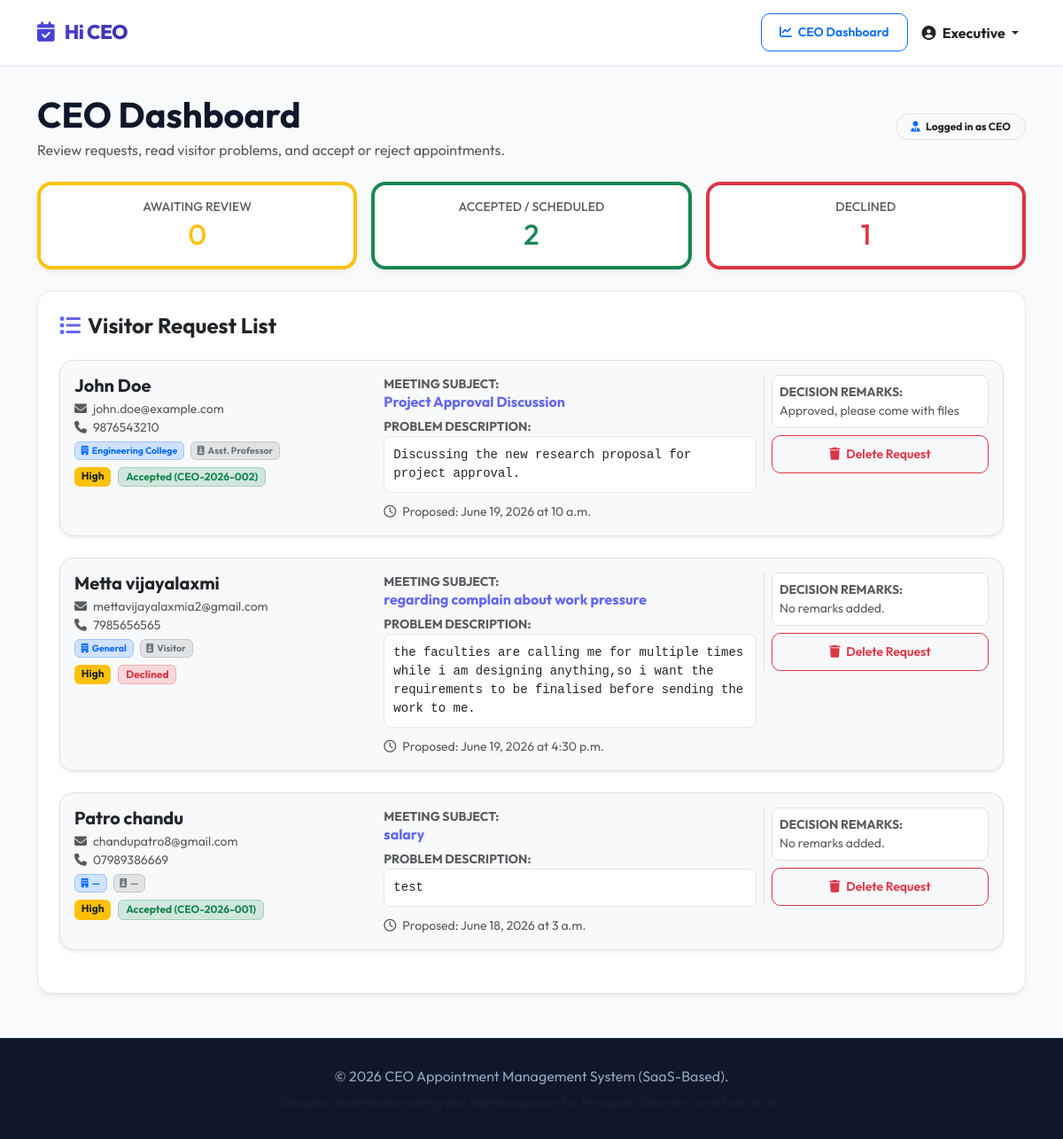
The app's page /dashboard/ (signed in), older data.
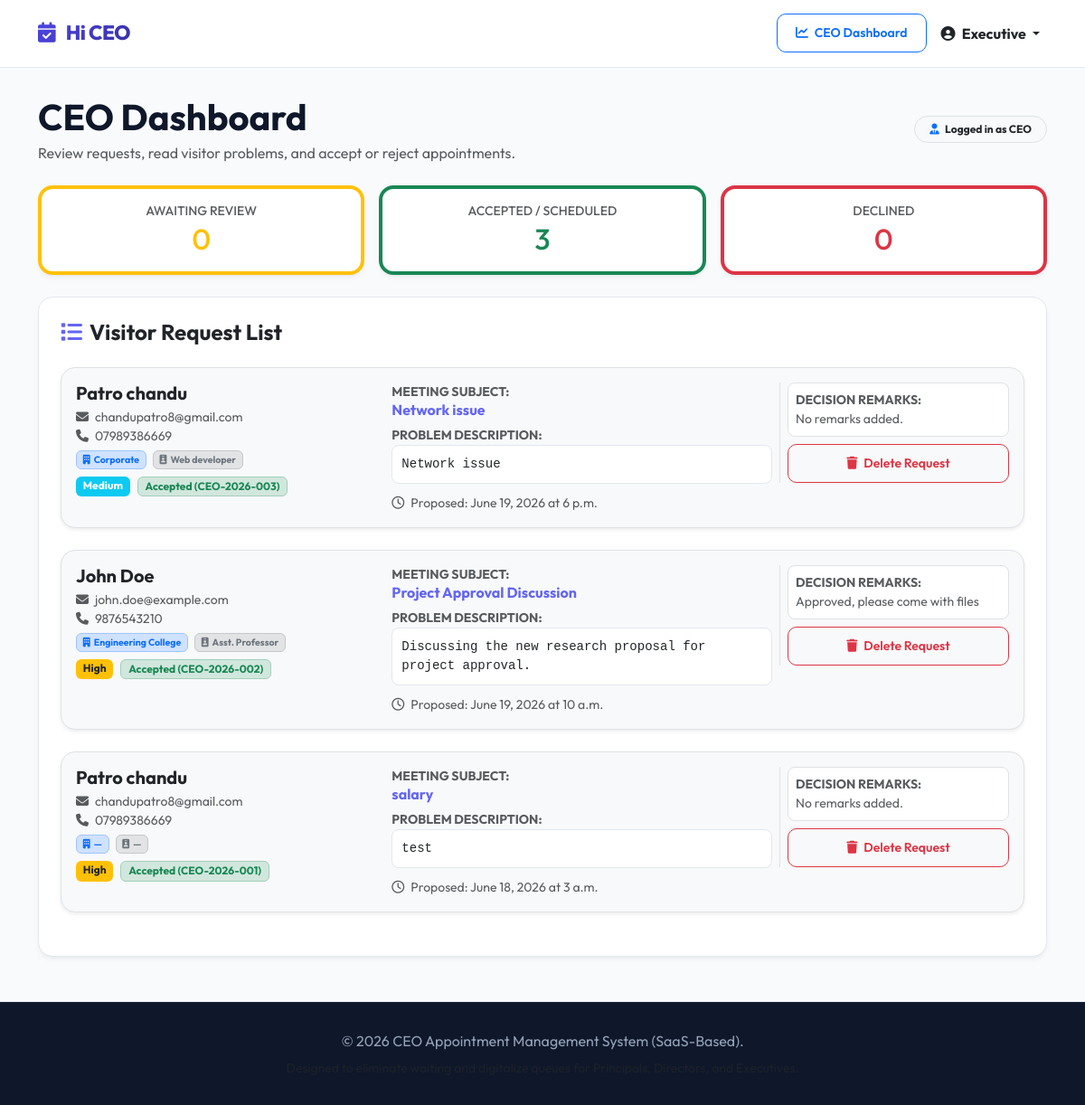
The same page, newer data.
### accounts/models.py (models this page shows, shortened)
class User(AbstractUser):
    ROLE_CHOICES = [
        ('super_admin', 'Super Admin'),
        ('ceo', 'CEO / Executive'),
        ('staff', 'Staff / Faculty / Employee'),
    ]
    role = models.CharField(max_length=20, choices=ROLE_CHOICES, default='staff')
    tenant = models.ForeignKey(Tenant, on_delete=models.CASCADE, related_name='users', blank=True, null=True, help_text="The tenant organization this user belongs to.")
    employee_id = models.CharField(max_length=50, blank=True, null=True, help_text="Employee or Faculty ID")
    designation = models.CharField(max_length=100, blank=True, null=True)
    department = models.CharField(max_length=100, blank=True, null=True)
    mobile_number = models.CharField(max_length=20, blank=True, null=True)

### appointments/models.py (models this page shows, shortened)
class AppointmentRequest(models.Model):
    PRIORITY_CHOICES = [
        ('low', 'Low'),
        ('medium', 'Medium'),
        ('high', 'High'),
        ('urgent', 'Urgent'),
    ]
    STATUS_CHOICES = [
        ('pending', 'Pending'),
        ('approved', 'Approved'),
        ('rejected', 'Rejected'),
        ('cancelled', 'Cancelled'),
    ]
    tracking_uuid = models.UUIDField(default=uuid.uuid4, unique=True, editable=False)
    tenant = models.ForeignKey(Tenant, on_delete=models.CASCADE, related_name='appointments')
    ceo = models.ForeignKey(CEOProfile, on_delete=models.CASCADE, related_name='appointments')
    full_name = models.CharField(max_length=150)
    employee_id = models.CharField(max_length=50, blank=True, null=True, help_text="Employee or Faculty ID (optional)")
    designation = models.CharField(max_length=100)
    department = models.CharField(max_length=100)
    email = models.EmailField()
    mobile_number = models.CharField(max_length=20)
    preferred_date = models.DateField()
    preferred_time = models.TimeField()
    purpose = models.CharField(max_length=200)
    description = models.TextField(help_text="Provide details of the meeting topic.")
    priority = models.CharField(max_length=20, choices=PRIORITY_CHOICES, default='medium')
    attachment = models.FileField(upload_to='appointment_attachments/', blank=True, null=True, help_text="Upload PDF, DOC, DOCX or Images")
    status = models.CharField(max_length=20, choices=STATUS_CHOICES, default='pending')
    remarks = models.TextField(blank=True, null=True, help_text="Remarks/notes added by the CEO.")
    token_number = models.CharField(max_length=50, blank=True, null=True, help_text="e.g. CEO-2026-001")
    appointment_number = models.CharField(max_length=50, blank=True, null=True, unique=True)
    scheduled_date = models.DateField(blank=True, null=True)
    scheduled_time = models.TimeField(blank=True, null=True)
    created_at = models.DateTimeField(auto_now_add=True)
    updated_at = models.DateTimeField(auto_now=True)

### appointments/views.py (the view)
# urls.py: path('dashboard/', app_views.simple_ceo_dashboard, name='ceo_dashboard'),
@login_required
@ensure_csrf_cookie
def simple_ceo_dashboard(request):
    if request.user.role != 'ceo' and not request.user.is_superuser:
        raise PermissionDenied("Access Denied: CEO only dashboard.")
    ceo = get_default_ceo()
    appointments = AppointmentRequest.objects.filter(ceo=ceo).order_by('-created_at')
    pending_count = appointments.filter(status='pending').count()
    approved_count = appointments.filter(status='approved').count()
    rejected_count = appointments.filter(status='rejected').count()
    return render(request, 'appointments/simple_dashboard.html', {
        'appointments': appointments,
        'pending_count': pending_count,
        'approved_count': approved_count,
        'rejected_count': rejected_count,
        'ceo': ceo
    })

### appointments/context_processors.py (called while the page is built)
def tenant_context(request):
    tenant = None
    if hasattr(request, 'resolver_match') and request.resolver_match:
        kwargs = request.resolver_match.kwargs
        if 'tenant_slug' in kwargs:
            slug = kwargs['tenant_slug']
            try:
                tenant = Tenant.objects.get(slug=slug, is_active=True)
            except Tenant.DoesNotExist:
                pass
    if not tenant:
        path_parts = request.path.strip('/').split('/')
        if len(path_parts) >= 2 and path_parts[0] == 't':
            slug = path_parts[1]
            try:
                tenant = Tenant.objects.get(slug=slug, is_active=True)
            except Tenant.DoesNotExist:
                pass
    return {
        'active_tenant': tenant
    }

### templates/appointments/simple_dashboard.html (shortened to what this page needs)
{% extends 'base.html' %}
{% block content %}
<div class="row align-items-center justify-content-between mb-4 animate-fade-in">
    <div class="col-md-8">
        <h1 class="fw-bold mb-1">CEO Dashboard</h1>
        <p class="text-muted mb-0">Review requests, read visitor problems, and accept or reject appointments.</p>
    </div>
    <div class="col-md-4 text-md-end mt-3 mt-md-0">
        <span class="badge bg-light text-dark border p-2 px-3 rounded-pill">
            <i class="fa-solid fa-user-tie text-primary me-1"></i> Logged in as CEO
        </span>
    </div>
</div>
<div class="row g-3 mb-4 animate-fade-in" style="animation-delay: 0.1s;">
    <div class="col-md-4">
        <div class="card p-3 text-center border-start border-warning border-4">
            <h6 class="text-muted text-uppercase small font-weight-bold mb-1">Awaiting Review</h6>
            <h2 class="fw-extrabold mb-0 text-warning">{{ pending_count }}</h2>
        </div>
    </div>
    <div class="col-md-4">
        <div class="card p-3 text-center border-start border-success border-4">
            <h6 class="text-muted text-uppercase small font-weight-bold mb-1">Accepted / Scheduled</h6>
            <h2 class="fw-extrabold mb-0 text-success">{{ approved_count }}</h2>
        </div>
    </div>
    <div class="col-md-4">
        <div class="card p-3 text-center border-start border-danger border-4">
            <h6 class="text-muted text-uppercase small font-weight-bold mb-1">Declined</h6>
            <h2 class="fw-extrabold mb-0 text-danger">{{ rejected_count }}</h2>
        </div>
    </div>
</div>
<div class="card p-4 animate-fade-in" style="animation-delay: 0.2s;">
    <h4 class="fw-bold mb-4"><i class="fa-solid fa-list me-2 text-indigo-accent" style="color: var(--indigo-accent);"></i>Visitor Request List</h4>
    {% for appt in appointments %}
        <div class="p-3 mb-4 border rounded-4 bg-light shadow-sm">
            <div class="row g-3 align-items-start">
                <div class="col-md-4">
                    <h5 class="fw-bold text-dark mb-1">{{ appt.full_name }}</h5>
                    <p class="small text-muted mb-1">
                        <i class="fa-solid fa-envelope me-1"></i> {{ appt.email }} <br>
                        <i class="fa-solid fa-phone me-1"></i> {{ appt.mobile_number }}
                    </p>
                    <p class="small mb-2">
                        <span class="badge bg-primary-subtle text-primary border border-primary-subtle me-1">
                            <i class="fa-solid fa-building me-1"></i>{{ appt.department|default:"—" }}
                        </span>
                        <span class="badge bg-secondary-subtle text-secondary border border-secondary-subtle">
                            <i class="fa-solid fa-id-badge me-1"></i>{{ appt.designation|default:"—" }}
                        </span>
                    </p>
                    <div class="d-flex flex-wrap gap-2">
                        {% if appt.priority == 'urgent' %}
                            <span class="badge bg-danger">Urgent</span>
                        {% elif appt.priority == 'high' %}
                            <span class="badge bg-warning text-dark">High</span>
                        {% elif appt.priority == 'medium' %}
                            <span class="badge bg-info">Medium</span>
                        {% else %}
                            <span class="badge bg-secondary">Low</span>
                        {% endif %}
                        {% if appt.status == 'pending' %}
                            <span class="badge bg-warning-subtle text-warning border border-warning-subtle">Pending Review</span>
                        {% elif appt.status == 'approved' %}
                            <span class="badge bg-success-subtle text-success border border-success-subtle">Accepted ({{ appt.token_number }})</span>
                        {% elif appt.status == 'rejected' %}
                            <span class="badge bg-danger-subtle text-danger border border-danger-subtle">Declined</span>
                        {% else %}
                            <span class="badge bg-secondary-subtle text-secondary border border-secondary-subtle">Cancelled</span>
                        {% endif %}
                    </div>
                </div>
                <div class="col-md-5">
                    <span class="text-muted small fw-bold d-block text-uppercase">Meeting Subject:</span>
                    <h6 class="fw-bold text-indigo-accent" style="color: var(--indigo-accent);">{{ appt.purpose }}</h6>
                    <span class="text-muted small fw-bold d-block text-uppercase mt-2">Problem Description:</span>
                    <p class="small text-dark mb-2 font-monospace" style="white-space: pre-line; background: #fff; p: 10px; border-radius: 8px; border: 1px solid #e2e8f0; padding: 10px;">{{ appt.description }}</p>
                    <span class="small text-muted">
                        <i class="fa-regular fa-clock me-1"></i> Proposed: {{ appt.preferred_date }} at {{ appt.preferred_time }}
                    </span>
                </div>
                <div class="col-md-3 border-start">
                    {% if appt.status == 'pending' %}
                        <form method="POST" action="{% url 'ceo_action' request_id=appt.id %}" class="d-flex flex-column gap-2">
                            {% csrf_token %}
                            <textarea name="remarks" class="form-control form-control-sm" rows="2" placeholder="Add remarks or notes..."></textarea>
                            <div class="d-flex gap-2">
                                <button type="submit" name="action" value="approve" class="btn btn-success btn-sm w-100 text-white">
                                    <i class="fa-solid fa-check me-1"></i> Accept
                                </button>
                                <button type="submit" name="action" value="reject" class="btn btn-danger btn-sm w-100 text-white">
                                    <i class="fa-solid fa-xmark me-1"></i> Reject
                                </button>
                            </div>
                        </form>
                    {% else %}
                        <div class="p-2 bg-white rounded-3 border small">
                            <span class="text-muted fw-bold d-block">DECISION REMARKS:</span>
                            <p class="mb-0 text-muted italic">{{ appt.remarks|default:"No remarks added." }}</p>
                        </div>
                        {% if appt.status == 'approved' or appt.status == 'rejected' %}
                            <form method="POST" action="{% url 'ceo_delete_request' request_id=appt.id %}" class="mt-2" onsubmit="return confirm('Are you sure you want to delete this request? This action cannot be undone.');">
                                <button type="submit" class="btn btn-outline-danger btn-sm w-100">
                                    <i class="fa-solid fa-trash me-1"></i> Delete Request
                                </button>
                            </form>
                        {% endif %}
                    {% endif %}
                </div>
            </div>
        </div>
    {% empty %}
        <div class="text-center py-5 text-muted">
            <i class="fa-regular fa-folder-open fa-4x mb-3"></i>
            <h4>No Requests Yet</h4>
            <p>Once visitors submit their problems on the home page, they will appear here.</p>
        </div>
    {% endfor %}
</div>
{% endblock %}

### templates/base.html (shortened to what this page needs)
<!DOCTYPE html>
<html lang="en">
<head>
    <link href="https://cdn.jsdelivr.net/npm/bootstrap@5.3.2/dist/css/bootstrap.min.css" rel="stylesheet">
    <link rel="stylesheet" href="https://cdnjs.cloudflare.com/ajax/libs/font-awesome/6.4.2/css/all.min.css">
</head>
<body>
    <nav class="navbar navbar-expand-lg sticky-top">
        <div class="container">
            <a class="navbar-brand" href="{% url 'home' %}">
                <i class="fa-solid fa-calendar-check me-2"></i>
                {% if active_tenant %}
                    {{ active_tenant.name }}
                {% else %}
                    Hi CEO
                {% endif %}
            </a>
            <div class="collapse navbar-collapse" id="navbarNav">
                <ul class="navbar-nav ms-auto align-items-center">
                    {% if user.is_authenticated %}
                        {% if user.role == 'ceo' %}
                            <li class="nav-item">
                                <a class="btn btn-outline-primary btn-sm me-2" href="{% url 'ceo_dashboard' %}">
                                    <i class="fa-solid fa-chart-line me-1"></i> CEO Dashboard
                                </a>
                            </li>
                        {% endif %}
                        <li class="nav-item dropdown">
                            <a class="nav-link dropdown-toggle text-dark fw-bold" href="#" id="userDropdown" role="button" data-bs-toggle="dropdown">
                                <i class="fa-solid fa-circle-user me-1"></i> {{ user.first_name|default:user.username }}
                            </a>
                        </li>
                    {% endif %}
                </ul>
            </div>
        </div>
    </nav>
    <div class="main-content">
        <div class="container">
            {% block content %}{% endblock %}
        </div>
    </div>
    <footer>
        <div class="container text-center">
            <p class="mb-2">&copy; 2026 CEO Appointment Management System (SaaS-Based).</p>
            <p class="small text-muted mb-0">Designed to eliminate waiting and digitalize queues for Principals, Directors, and Executives.</p>
        </div>
    </footer>
</body>
</html>

### templates/base.html (style rules this page uses)
:root { --primary-gradient: linear-gradient(135deg, #4f46e5 0%, #3730a3 100%); --success-gradient: linear-gradient(135deg, #10b981 0%, #047857 100%); --danger-gradient: linear-gradient(135deg, #ef4444 0%, #b91c1c 100%); --warning-gradient: linear-gradient(135deg, #f59e0b 0%, #d97706 100%); --info-gradient: linear-gradient(135deg, #0ea5e9 0%, #0369a1 100%); --bg-color: #f8fafc; --card-bg: #ffffff; --text-main: #0f172a; --text-muted: #64748b; --border-color: #e2e8f0; --indigo-accent: #6366f1; }
body { font-family: 'Outfit', sans-serif; background-color: var(--bg-color); color: var(--text-main); min-height: 100vh; display: flex; flex-direction: column; overflow-x: hidden; }
.navbar { background: rgba(255, 255, 255, 0.95); backdrop-filter: blur(10px); border-bottom: 1px solid var(--border-color); padding: 15px 0; z-index: 1000; }
.navbar-brand { font-weight: 800; font-size: 1.4rem; letter-spacing: -0.5px; background: var(--primary-gradient); -webkit-background-clip: text; -webkit-text-fill-color: transparent; }
.main-content { flex: 1; padding-top: 30px; padding-bottom: 50px; }
.card { background-color: var(--card-bg); border: 1px solid var(--border-color); border-radius: 16px; box-shadow: 0 4px 6px -1px rgb(0 0 0 / 0.05), 0 2px 4px -2px rgb(0 0 0 / 0.05); transition: all 0.3s cubic-bezier(0.4, 0, 0.2, 1); overflow: hidden; }
.btn { border-radius: 10px; font-weight: 600; padding: 10px 20px; transition: all 0.2s ease-in-out; }
footer { background-color: #0f172a; color: #94a3b8; padding: 30px 0; margin-top: auto; border-top: 1px solid #1e293b; }
.animate-fade-in { animation: fadeIn 0.4s ease-out forwards; }

Row changes from the older to the newer data that the page shows:
removed AppointmentRequest: full_name "Metta vijayalaxmi", email "mettavijayalaxmia2@gmail.com", mobile_number "7985656565", department "General", designation "Visitor", priority "High", status "Declined", purpose "regarding complain about work pressure", description "the faculties are calling me for multiple times while i am designing anything,so i want the requirements to be finalised before sending the work to me.", preferred_date "June 19, 2026", preferred_time "4:30 p.m.", remarks "No remarks added."
added AppointmentRequest: full_name "Patro chandu", email "chandupatro8@gmail.com", mobile_number "07989386669", department "Corporate", designation "Web developer", priority "Medium", token_number "CEO-2026-003", purpose "Network issue", description "Network issue", preferred_date "June 19, 2026", preferred_time "6 p.m.", remarks "No remarks added.", status "approved" (drawn)
Text that changed along with them:
{{ approved_count }}: "2" → "3"
{{ rejected_count }}: "1" → "0"
